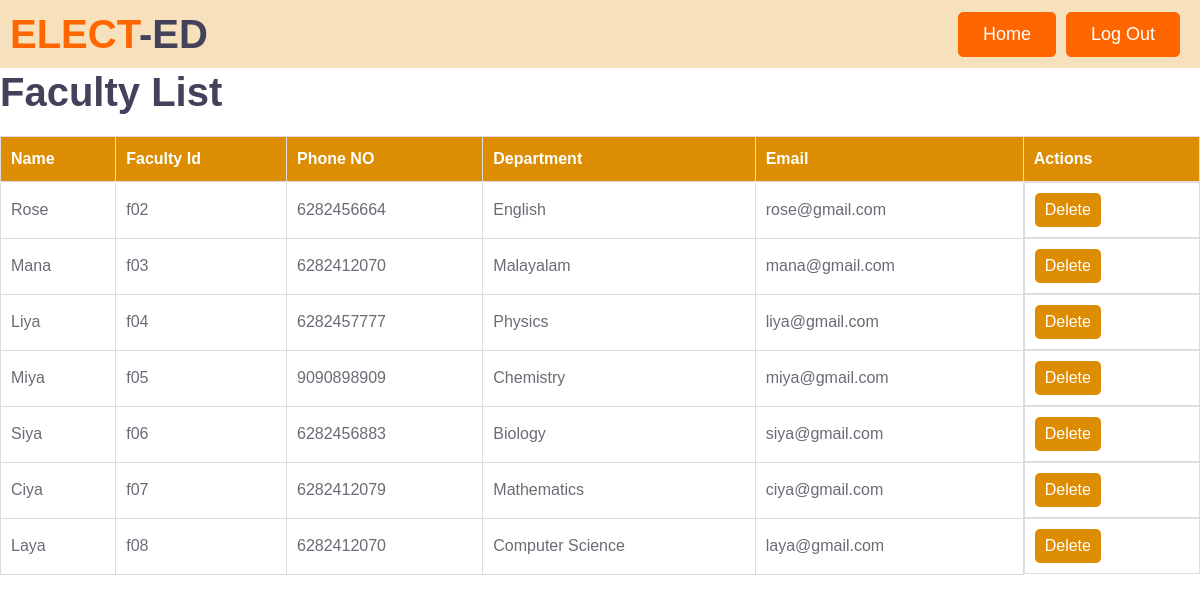
The app's page /facultylist/ with its own data.
### app/models.py (models this page shows)
class faculty(models.Model):
      facultyid=models.CharField(max_length=20)
      password=models.CharField(max_length=50)
      name=models.CharField(max_length=50)
      department=models.CharField(max_length=10)
      phoneno=models.IntegerField()
      email=models.EmailField(max_length=100)

### app/views.py (the view)
# urls.py: path('facultylist/',views.facultylist,name='facultylist'),
def facultylist(request):
    fac=faculty.objects.all()
    return render(request,'facultylist.html',{'fac':fac})

### app/templates/facultylist.html (shortened to what this page needs)
{% load static %}
<!DOCTYPE html>
<html lang="en">
<head>
    <link href="https://cdnjs.cloudflare.com/ajax/libs/font-awesome/5.10.0/css/all.min.css" rel="stylesheet">
    <link href="{% static 'lib/owlcarousel/assets/owl.carousel.min.css' %}" rel="stylesheet">
    <link href="{% static 'css/style.css' %}" rel="stylesheet">
</head>
<body>
    <div class="navbar">
        <h1 class="m-0"><span class="text-primary">ELECT</span>-ED</h1>
        <div class="header-buttons">
            <a class="btn btn-primary py-2 px-4 ml-auto d-none d-lg-block" href="/adminhome/">Home</a>
            <a class="btn btn-primary py-2 px-4 ml-auto d-none d-lg-block" href="/logout/">Log Out</a>
        </div>
    </div>
    <h1>Faculty List</h1>
    {% if fac %}
        <table>
            <thead>
                <tr>
                    <th>Name</th>
                    <th>Faculty Id</th>
                    <th>Phone NO</th>
                    <th>Department</th>
                    <th>Email</th>
                    <th>Actions</th>
                </tr>
            </thead>
            <tbody>
                {% for faculty in fac %}
                    <tr>
                        <td>{{ faculty.name }}</td>
                        <td>{{ faculty.facultyid }}</td>
                        <td>{{ faculty.phoneno }}</td>
                        <td>{{ faculty.department }}</td>
                        <td>{{ faculty.email }}</td>
                        <td class="student-actions">
                            <a href="/deletefaculty/{{faculty.id}}">Delete</a>
                        </td>
                    </tr>
                {% endfor %}
            </tbody>
        </table>
    {% else %}
        <p>No students found.</p>
    {% endif %}
</body>
</html>

### app/templates/facultylist.html (style rules this page uses)
body { font-family: Arial, sans-serif; }
.navbar { background-color: #f6e1bc; padding: 10px; display: flex; justify-content: space-between; align-items: center; }
.header-buttons { display: flex; justify-content: flex-end; }
.navbar a { color: #fff; font-size: 18px; margin: 0 10px; text-decoration: none; padding: 8px 20px; border-radius: 5px; transition: background-color 0.3s ease; }
table { width: 100%; border-collapse: collapse; margin-top: 20px; }
th, td { padding: 10px; border: 1px solid #ddd; text-align: left; }
th { background-color: rgb(221, 141, 2); color: white; }
td { background-color: white; }
.student-actions { display: flex; justify-content: flex-start; }
.student-actions a { margin-right: 10px; padding: 5px 10px; background-color: rgb(221, 141, 2); color: white; text-decoration: none; border-radius: 5px; transition: background-color 0.3s ease; }

### records on screen
faculty: name "Rose", facultyid "f02", phoneno "6282456664", department "English", email "rose@gmail.com"
faculty: name "Mana", facultyid "f03", phoneno "6282412070", department "Malayalam", email "mana@gmail.com"
faculty: name "Liya", facultyid "f04", phoneno "6282457777", department "Physics", email "liya@gmail.com"
faculty: name "Miya", facultyid "f05", phoneno "9090898909", department "Chemistry", email "miya@gmail.com"
faculty: name "Siya", facultyid "f06", phoneno "6282456883", department "Biology", email "siya@gmail.com"
faculty: name "Ciya", facultyid "f07", phoneno "6282412079", department "Mathematics", email "ciya@gmail.com"
faculty: name "Laya", facultyid "f08", phoneno "6282412070", department "Computer Science", email "laya@gmail.com"
